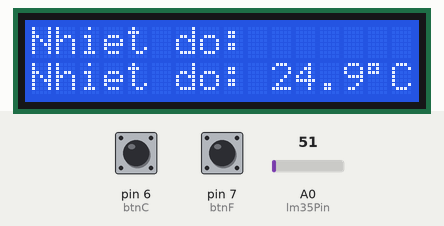
Bench run of a sketch on a simulated Arduino Uno, built with avr-gcc and run on an emulated ATmega328P. Shown: 16×2 character LCD. Inputs (shaded band) come from the test bench; at power-on: pin 6 (btnC) HIGH, pin 7 (btnF) HIGH, A0 (lm35Pin) = 51.

Above: at 1.2 s.
1.3 s: pin 6 (btnC) pulled LOW for 0.6 s
At 3.1 s:
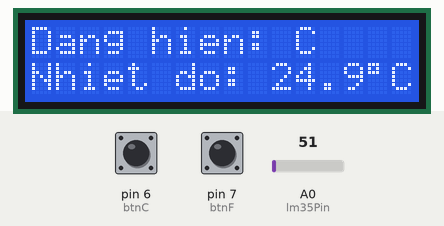
3.5 s: pin 7 (btnF) pulled LOW for 0.6 s
At 5.1 s:
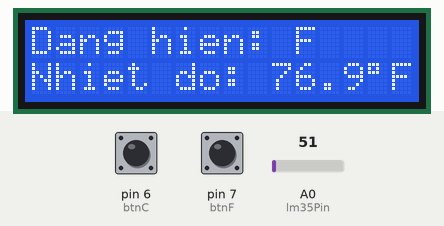
5.6 s: A0 (lm35Pin) set to 61
At 7.0 s:
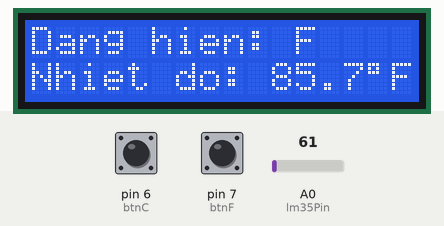
7.6 s: pin 6 (btnC) pulled LOW for 1 s
At 8.0 s:
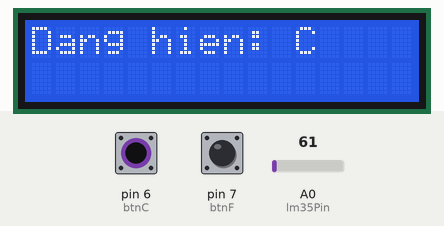
10.1 s: A0 (lm35Pin) set to 71
At 10.9 s:
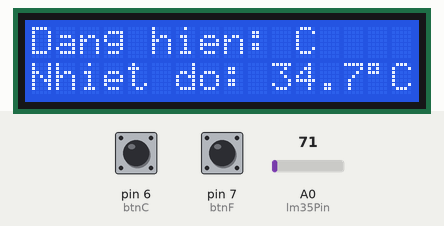
11.6 s: pin 7 (btnF) pulled LOW for 1 s
At 12.0 s:
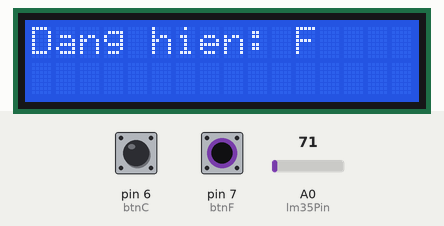
Timing chart, 0 to 14.6 s (numbered marks = the images above; inputs shaded):
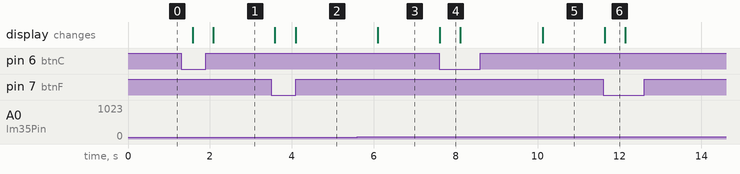

The sketch:

code_bt9.ino
```cpp
#include <LiquidCrystal.h>

LiquidCrystal lcd(12, 11, 5, 4, 3, 2);

const int lm35Pin = A0;
const int btnC = 6;
const int btnF = 7;

bool showCelsius = true;

int lastBtnC = HIGH;
int lastBtnF = HIGH;

void setup() {
  pinMode(btnC, INPUT_PULLUP);
  pinMode(btnF, INPUT_PULLUP);

  lcd.begin(16, 2);
  lcd.print("Nhiet do:");
}

void loop() {
  int readingC = digitalRead(btnC);
  int readingF = digitalRead(btnF);

  if (readingC == LOW && lastBtnC == HIGH) {
    showCelsius = true;
    lcd.clear();
    lcd.print("Dang hien: C");
    delay(500);
  }
  lastBtnC = readingC;

  if (readingF == LOW && lastBtnF == HIGH) {
    showCelsius = false;
    lcd.clear();
    lcd.print("Dang hien: F");
    delay(500);
  }
  lastBtnF = readingF;

  int analogValue = analogRead(lm35Pin);
  float voltage = analogValue * (5.0 / 1023.0);
  float tempC = voltage * 100.0; // LM35: 10mV/°C
  float tempF = tempC * 1.8 + 32;

  lcd.setCursor(0, 1);
  if (showCelsius) {
    lcd.print("Nhiet do: ");
    lcd.print(tempC, 1);
    lcd.print((char)223); // ký hiệu °
    lcd.print("C ");
  } else {
    lcd.print("Nhiet do: ");
    lcd.print(tempF, 1);
    lcd.print((char)223);
    lcd.print("F ");
  }

  delay(500);
}
```

Measured:
- after the input at 1.3 s, the display: first changes after 0.28 s (image 1 shows a later state)
- after the input at 3.5 s, the display: first changes after 0.09 s (image 2 shows a later state)
- after the input at 5.6 s, the display: changes after 0.50 s (image 3)
- after the input at 7.6 s, the display: changes at once (image 4)
- after the input at 10.1 s, the display: changes at once (image 5)
- after the input at 11.6 s, the display: changes at once (image 6)
- what the display in image 4 shows lasts 0.5 s, from 7.6 s to 8.1 s
